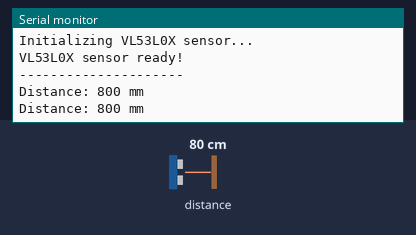
Bench run of a sketch on a simulated Arduino Uno, built with avr-gcc and run on an emulated ATmega328P. On the bench: the last lines printed to the serial monitor. The test bench sets the inputs (shaded band); at power-on: distance to the obstacle 80 cm.

Above: at 2.8 s.
2.9 s: distance to the obstacle set to 250 cm
At 4.5 s:
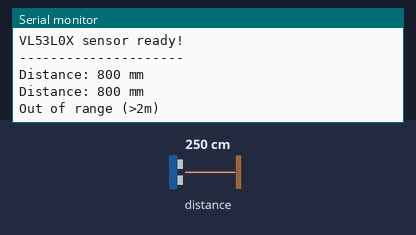
7.6 s: distance to the obstacle set to 2 cm
At 8.7 s:
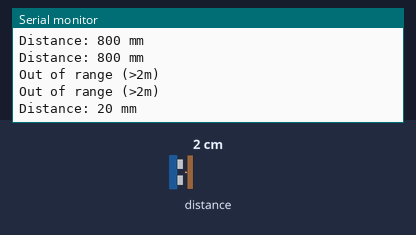

The sketch:

lider.ino
```cpp
#include <Wire.h>
#include "Adafruit_VL53L0X.h"

Adafruit_VL53L0X lox = Adafruit_VL53L0X();

void setup() {
  Serial.begin(115200);

  // Wait until serial port opens (for native USB)
  while (!Serial) { delay(1); }

  Serial.println("Initializing VL53L0X sensor...");

  if (!lox.begin()) {
    Serial.println(F("Failed to boot VL53L0X"));
    Serial.println(F("Please check:"));
    Serial.println(F("1. Sensor wiring (SDA=A4, SCL=A5)"));
    Serial.println(F("2. Library is installed (Adafruit_VL53L0X)"));
    Serial.println(F("3. Sensor is powered (3.3V-5V)"));
    while(1);
  }
  Serial.println(F("VL53L0X sensor ready!"));
  Serial.println(F("---------------------"));
}

void loop() {
  VL53L0X_RangingMeasurementData_t measure;

  lox.rangingTest(&measure, false); // Get measurement data

  if (measure.RangeStatus != 4) {  // Check if measurement is valid
    Serial.print("Distance: ");
    Serial.print(measure.RangeMilliMeter);
    Serial.println(" mm");
  } else {
    Serial.println("Out of range (>2m)");
  }

  delay(2000); // 2 second delay between measurements
  Serial.println(); // Add blank line between readings
}
```

Measured:
- after the input at 2.9 s, the serial monitor: prints a new line after 1.2 s (image 1)
- after the input at 7.6 s, the serial monitor: prints a new line after 0.57 s (image 2)
